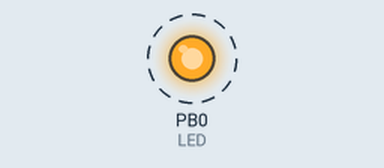
Recording of a program running on a simulated ATmega328P, built with avr-gcc and emulated at 16 MHz. On the bench: output pins drawn as LEDs (lit = HIGH). Dashed ring = blinking.

Above: at 0.5 s.
Timing chart, 0 to 4.6 s (numbered marks = the images above):
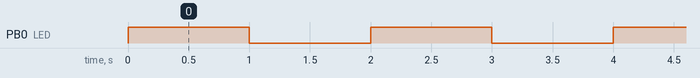

Measured:
- by itself, PB0 (LED): alternates HIGH for 1.0 s and LOW for 1.0 s

The program:

main.c
```c
/*
 * main.c
 *
 *  Created on: 14 Feb 2016
 *      Author: alexr
 */
#include <avr/io.h>
#include <util/delay.h>

#define LED      PB0
#define LED_DDR  DDRB
#define LED_PORT PORTB

#define DELAYTIME 1000

#define setBit(sfr, bit)     (_SFR_BYTE(sfr) |= (1 << bit))
#define clearBit(sfr, bit)   (_SFR_BYTE(sfr) &= ~(1 << bit))
#define toggleBit(sfr, bit)  (_SFR_BYTE(sfr) ^= (1 << bit))

int main(void) {

  // Initialisation
  setBit(LED_DDR, LED);                      /* set LED pin for output */

  // Main loop
  while (1) {

    setBit(LED_PORT, LED);
    _delay_ms(DELAYTIME);

    clearBit(LED_PORT, LED);
    _delay_ms(DELAYTIME);

  }
  return (0);                                          /* end main loop */
}
```
